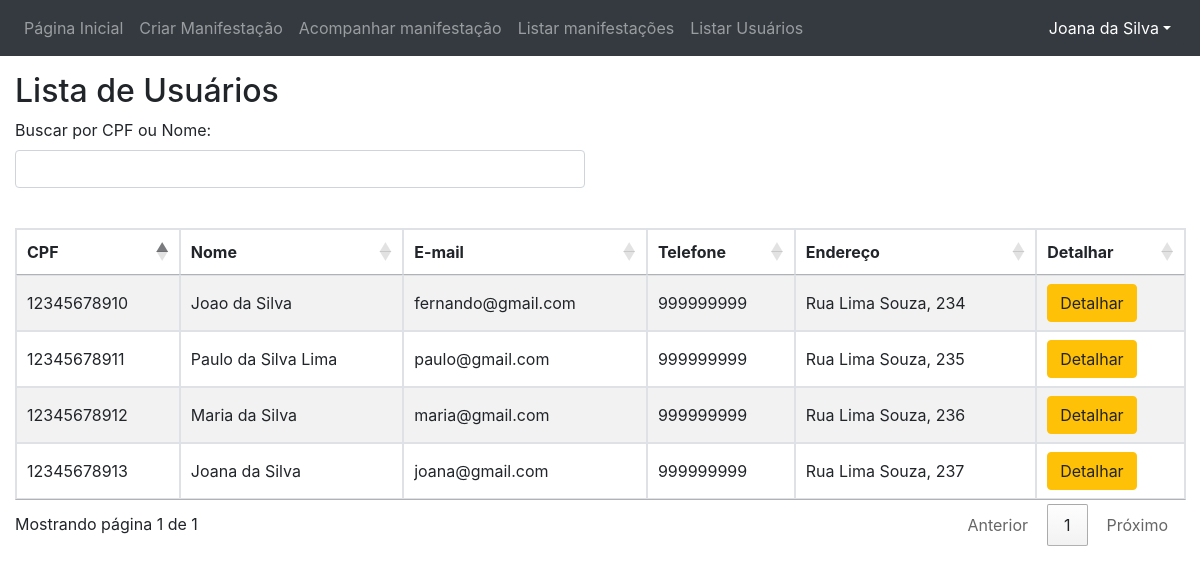
/?section=UsuarioControle&function=listarUsuarios (signed in), run on the app's committed database.
### tables this page shows
CREATE TABLE IF NOT EXISTS `usuario`
(
    `cpf`             varchar(11)  NOT NULL,
    `id_tipo_usuario` int(11)      NOT NULL,
    `nome`            varchar(50)  NOT NULL,
    `endereco`        varchar(150) NOT NULL,
    `telefone`        varchar(11) DEFAULT NULL,
    `email`           varchar(100) NOT NULL,
    `senha`           varchar(10)  NOT NULL,
    PRIMARY KEY (`cpf`),
    UNIQUE KEY `email` (`email`),
    KEY `fk_tipo_usuario` (`id_tipo_usuario`)
);

### src/index.php (called while the page is built, shortened)
<?php
new Ouvidoria\App ();

### src/model/UsuarioManager.php (called while the page is built, shortened)
<?php
require_once("model/UsuarioFactory.php");
class UsuarioManager
{
    public function __construct(){
        $this->factory = new UsuarioFactory();
    }
    public function listaUsuarios()
    {
        return $this->factory->listarUsuarios();
    }
}

### src/model/UsuarioFactory.php (called while the page is built, shortened)
<?php
include("model/Conexao.php");
class UsuarioFactory
{
    public function listarUsuarios()
    {
        global $conexao;
        $query = "SELECT cpf, nome, email, telefone, endereco
            from usuario u";
        try {
            $resultado = mysqli_query($conexao, $query);
            if (mysqli_num_rows($resultado) > 0) {
                $manifestacoes = mysqli_fetch_all($resultado);
                return $manifestacoes;
            } else
                return NULL;
        } catch (PDOException $exc) {
            echo $exc->getMessage();
            $result = false;
        }
    }
}

### src/view/listarUsuarios.php (the view, shortened to what this page needs)
<!DOCTYPE html>
<html lang="en">
<head>
    <link rel="stylesheet" href="https://stackpath.bootstrapcdn.com/bootstrap/4.1.3/css/bootstrap.min.css">
        <link href="//cdn.datatables.net/1.10.15/css/jquery.dataTables.min.css" rel="stylesheet">
</head>
<body>
<?php include('menu.php');?>
<div class="container-fluid mt-3">
    <h2>Lista de Usuários</h2>
    <div class="row">
        <div class="form-group col-md-6">
            <label for="inputUsuario">Buscar por CPF ou Nome:</label>
            <input type="text" name="consulta" id="inputUsuario" onkeyup="funcaoDeBuscaUsuario()" class="form-control"/>
        </div>
    </div>
    <table id="minhaTabela" class="table-hover table-striped table-bordered" data-searching="false">
        <thead>
        <tr>
            <th>CPF</th>
            <th>Nome</th>
            <th>E-mail</th>
            <th>Telefone</th>
            <th>Endereço</th>
            <th>Detalhar</th>
        </tr>
        </thead>
        <tbody>
        <?php
        if (!is_null($dados)) {
            for ($i = 0; $i < count($dados); $i++): ?>
                <tr>
                    <td><?= $dados[$i][0] ?></td>
                    <td><?= $dados[$i][1] ?></td>
                    <td><?= $dados[$i][2] ?></td>
                    <td><?= $dados[$i][3] ?></td>
                    <td><?= $dados[$i][4] ?></td>
                    <?php if ($nvlAcesso == 4): ?>
                        <td><a class="btn btn-warning" href="?section=UsuarioControle&function=detalharUsuario&cpf=<?= $dados[$i][0] ?>">Detalhar</a></td>
                    <?php endif; ?>
                </tr>
            <?php endfor;
        } ?>
        </tbody>
    </table>
</div>
</body>
</html>

### src/config/App.php (shortened to what this page needs)
<?php
class App {
    public function __construct (){
        $this->handleRequest ();
    }
    private function handleRequest (){
        $section = isset($_GET['section']) ? $_GET['section'] : 'default';
        switch ($section){
            case self::USUARIO:
                new UsuarioControle();
                break;
        }
    }
}

### src/controller/UsuarioControle.php (shortened to what this page needs)
<?php
class UsuarioControle extends AbstractControle
{
    public function __construct()
    {
        $this->usuarioManager = new UsuarioManager();
        $this->inicializador();
    }
    public function inicializador()
    {
        $f = isset($_GET['function']) ? $_GET['function'] : "default";
        switch ($f) {
            case 'listarUsuarios':
                $this->listarUsuarios();
                break;
        }
    }
    public function listarUsuarios()
    {
        $nvlAcesso = isset($_SESSION['usuario']['id_tipo_usuario']) ? $_SESSION['usuario']['id_tipo_usuario'] : null;
        if (!is_null($nvlAcesso)) {
            $dados = $this->usuarioManager->listaUsuarios();
            require ('view/listarUsuarios.php');
        } else {
            echo 'Você não tem permissão para acessar essa página.';
            exit();
        }
    }
}

### src/view/menu.php (shortened to what this page needs)
<?php
if (isset($_SESSION['usuario']['id_tipo_usuario'])) {
    $nivelAcesso = $_SESSION['usuario']['id_tipo_usuario'];
} else
    $nivelAcesso = 0;
?>
<link rel="stylesheet" href="https://cdnjs.cloudflare.com/ajax/libs/font-awesome/4.7.0/css/font-awesome.min.css">
<nav class="navbar navbar-dark navbar-expand-lg bg-dark">
    <div class="collapse navbar-collapse" id="navbarSupportedContent">
        <ul class="navbar-nav mr-auto">
            <?php if ($nivelAcesso > 0 && $nivelAcesso < 5) { ?>
                <li class="nav-item"><a class="nav-link" href="?section=UsuarioControle&function=inicial">Página Inicial</a>
                </li> <?php } else { ?>
                <li class="nav-item"><a class="nav-link" href="?section=UsuarioControle&function=">Página Inicial</a></li>
            <?php } ?>
            <?php if ($nivelAcesso > 0 && $nivelAcesso < 5) { ?>
                <li class="nav-item"><a class="nav-link" href="?section=ManifestacaoControle&function=criarManifestacaoAcao">Criar Manifestação</a>
                </li> <?php } ?>
            <?php if ($nivelAcesso > 0) { ?>
                <li class="nav-item"><a class="nav-link" href="?section=ManifestacaoControle&function=acompanharManifestacaoAcao">Acompanhar manifestação</a>
                </li> <?php } ?>
            <?php if ($nivelAcesso > 1 && $nivelAcesso < 5) { ?>
                <li class="nav-item"><a class="nav-link" href="?section=ManifestacaoControle&function=listar">Listar manifestações</a>
                </li> <?php } ?>
            <?php if ($nivelAcesso == 4) { ?>
                <li class="nav-item"><a class="nav-link" href="?section=UsuarioControle&function=listarUsuarios">Listar Usuários</a>
                </li> <?php } ?>
        </ul>
    </div>
    <div class="btn-group">
        <?php if ($nivelAcesso > 0 && $nivelAcesso < 5) { ?>
            <button id="usuario" type="button" class="btn btn-dark dropdown-toggle" data-toggle="dropdown"
                    aria-haspopup="true" aria-expanded="false"><?php echo $_SESSION['usuario']['nome']; ?></button>
        <?php } ?>
    </div>
</nav>

### data on the page
usuario: cpf "12345678910", nome "Joao da Silva", email "fernando@gmail.com", telefone "999999999", endereco "Rua Lima Souza, 234"
usuario: cpf "12345678911", nome "Paulo da Silva Lima", email "paulo@gmail.com", telefone "999999999", endereco "Rua Lima Souza, 235"
usuario: cpf "12345678912", nome "Maria da Silva", email "maria@gmail.com", telefone "999999999", endereco "Rua Lima Souza, 236"
usuario: cpf "12345678913", nome "Joana da Silva", email "joana@gmail.com", telefone "999999999", endereco "Rua Lima Souza, 237"

### other printed values
$_SESSION['usuario']['nome'] "Joana da Silva"
